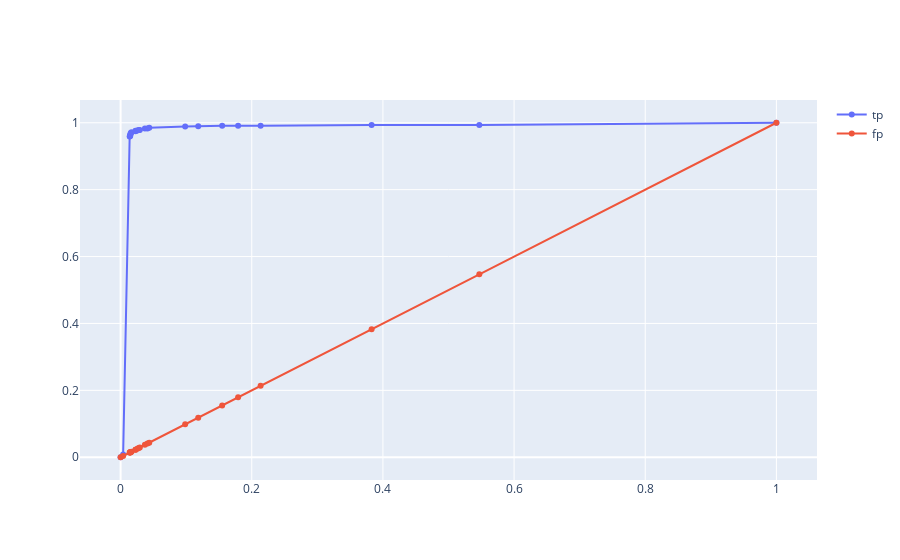

Here is the notebook cell this chart was saved with:
### Code cell
## 测试集表现
pred, prob = predict_cart(adt, X_test)
eval_ret = classifier_evaluate(y_test, pred)
print(eval_ret)

fpr, tpr, thresholds = roc_curve(y_test, prob)
roc_auc = auc(fpr, tpr)
print(f'auc{roc_auc}')
draw_lines(fpr, [tpr, fpr], ['tp', 'fp'])
